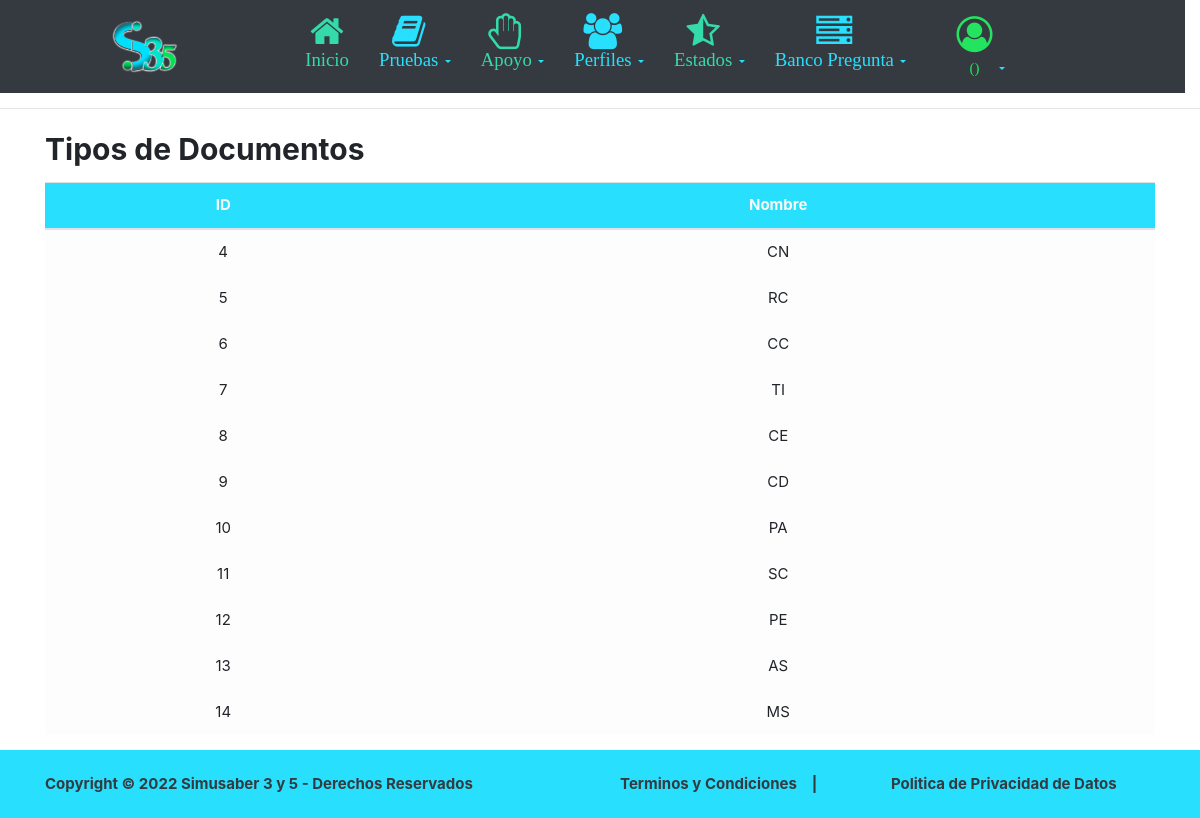
The page /profiles/readTipoDocumento/ (signed in) on the database its author committed.
### apps/profiles/models.py (models this page shows, shortened)
class TipoDocumento(models.Model):
    nombre_documento=models.CharField(max_length=45, null=True)

### apps/profiles/views.py (the view)
# urls.py: path('readTipoDocumento/', read_tipoDocumento_view, name='readTipoDocumento'),
@login_required(login_url='/profiles/login')
def read_tipoDocumento_view(request):
    tipoDocumentos=TipoDocumento.objects.all()
    context={
                'tipoDocumentos':tipoDocumentos,
            }
    return render(request, "profiles/readTipoDocumento.html",context)

### templates/profiles/readTipoDocumento.html (shortened to what this page needs)
{% extends 'general/master.html' %}
{% block content %}
<div class="container">
    <div class="row mx-0 mt-4 mb-2">
        <div class="col-6 col-md-0 px-0">
            <h2><b> Tipos de Documentos </b></h2>
        </div>
    </div>
    <div class="row mx-0">
        <div class="col-12 p-0">
          <div class="table-responsive">
            <div class="table-wrapper">
              <div class="row mx-0">
                <table class="table table-hover">
                  <thead>
                    <tr class="bg-Cprimary text-justify text-light shadow">
                      <th class="align-middle text-center">ID</th>
                      <th class="align-middle text-center">Nombre</th>
                    </tr>
                  </thead>
                  <tbody>
                    {% for tipoDocumento in tipoDocumentos %}
                    <tr class="table-light text-justify">
                        <td class="align-middle text-center">{{tipoDocumento.id}}</td>
                        <td class="align-middle text-center">{{tipoDocumento.nombre_documento}}</td>
                    </tr>
                    {% endfor %}
                  </tbody>
                </table>
              </div>
            </div>
          </div>
        </div>
      </div>
</div>
{% endblock %}

### static/general/general.css (style rules this page uses)
:root { --color-primary: #28DFFD; --color-secondary: #34DAA9; --color-tertiary: #24E35E; }
@media (min-width: 1200px) { html { font-size: 15px; } }
.bg-Cprimary { background: var(--color-primary); }

### rows shown on the page
TipoDocumento: id "4", nombre_documento "CN"
TipoDocumento: id "5", nombre_documento "RC"
TipoDocumento: id "6", nombre_documento "CC"
TipoDocumento: id "7", nombre_documento "TI"
TipoDocumento: id "8", nombre_documento "CE"
TipoDocumento: id "9", nombre_documento "CD"
TipoDocumento: id "10", nombre_documento "PA"
TipoDocumento: id "11", nombre_documento "SC"
TipoDocumento: id "12", nombre_documento "PE"
TipoDocumento: id "13", nombre_documento "AS"
TipoDocumento: id "14", nombre_documento "MS"
